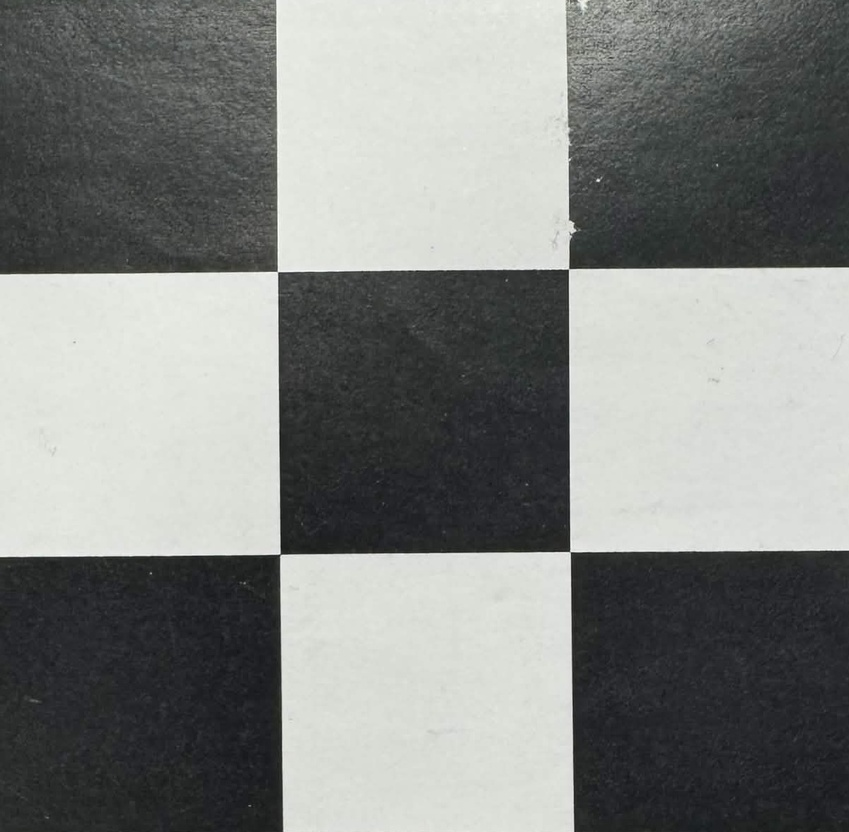
#> input picture IA/myELE610/pictures/checkboard.jpg, 849 x 832 px, shrunk from 1200 x 1176 before the run
$ python sobelDemo.py   (older library calls are emulated)
#> lines starting #> are read from the running program, lines starting #| are printed output that depends on the picture
import cv2
import numpy as np

# Load image
img = cv2.imread('pictures/checkboard.jpg', cv2.IMREAD_GRAYSCALE)
#> img: shape (832, 849); min 17, max 255, mean 130.9

# If image is null
if img is None:
    raise ValueError('Cannot read the image')
# Blur to reduce background noice
blurred  = cv2.GaussianBlur(img, (3,3), 0)

# calculates gradients cv2.sobel(bilde, ddepth, dx, dy, kernel size
# The ddepth needs to be a CV_64F because a change from black to white hives a negaive value wich uint8 cant do
sobel_x = cv2.Sobel(blurred, cv2.CV_64F, 1, 0, ksize=3)
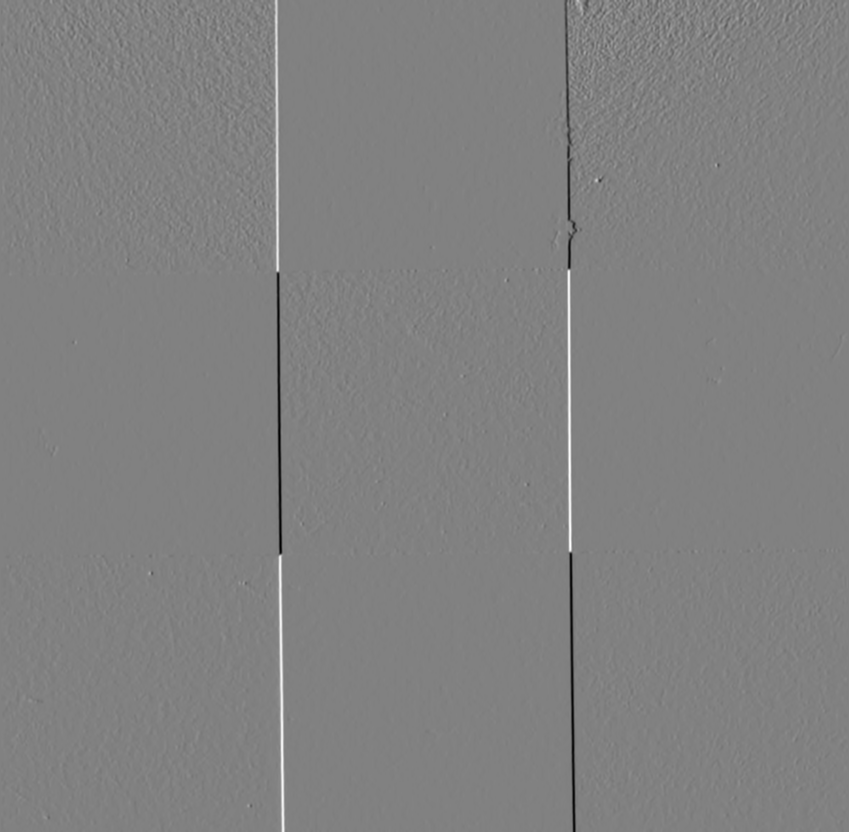
#> sobel_x: shape (832, 849) float64; min -599, max 584, mean 0; drawn with min black and max white
sobel_y = cv2.Sobel(blurred, cv2.CV_64F, 0, 1, ksize=3)
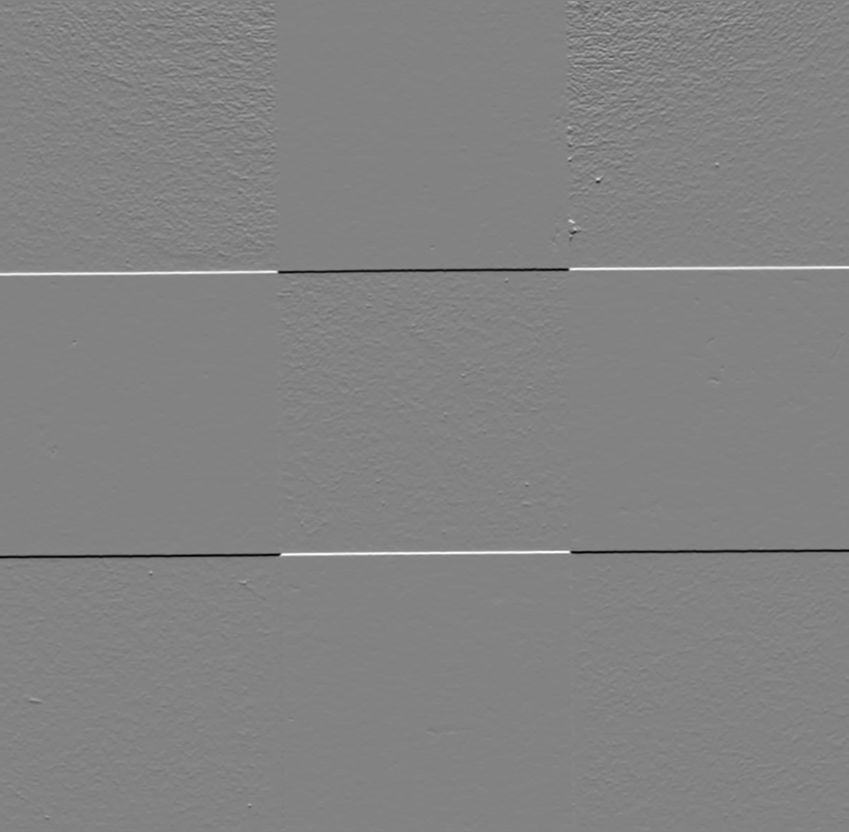
#> sobel_y: shape (832, 849) float64; min -602, max 571, mean -0.5; drawn with min black and max white

# convert back to uint8
abs_sobel_x = cv2.convertScaleAbs(sobel_x)
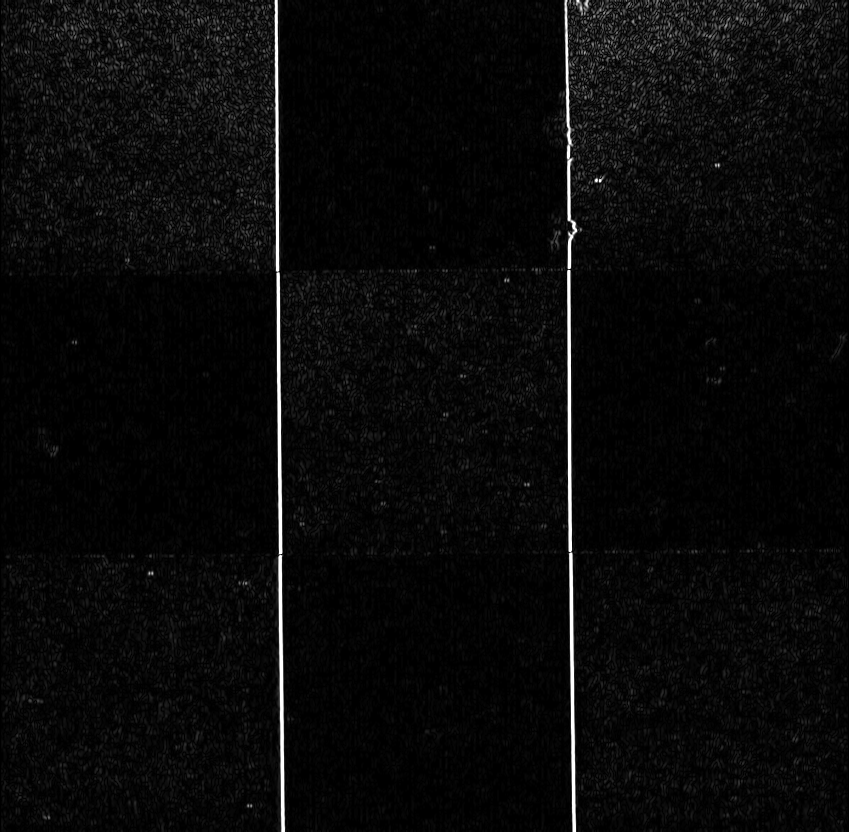
#> abs_sobel_x: shape (832, 849); min 0, max 255, mean 9.4
abs_sobel_y = cv2.convertScaleAbs(sobel_y)
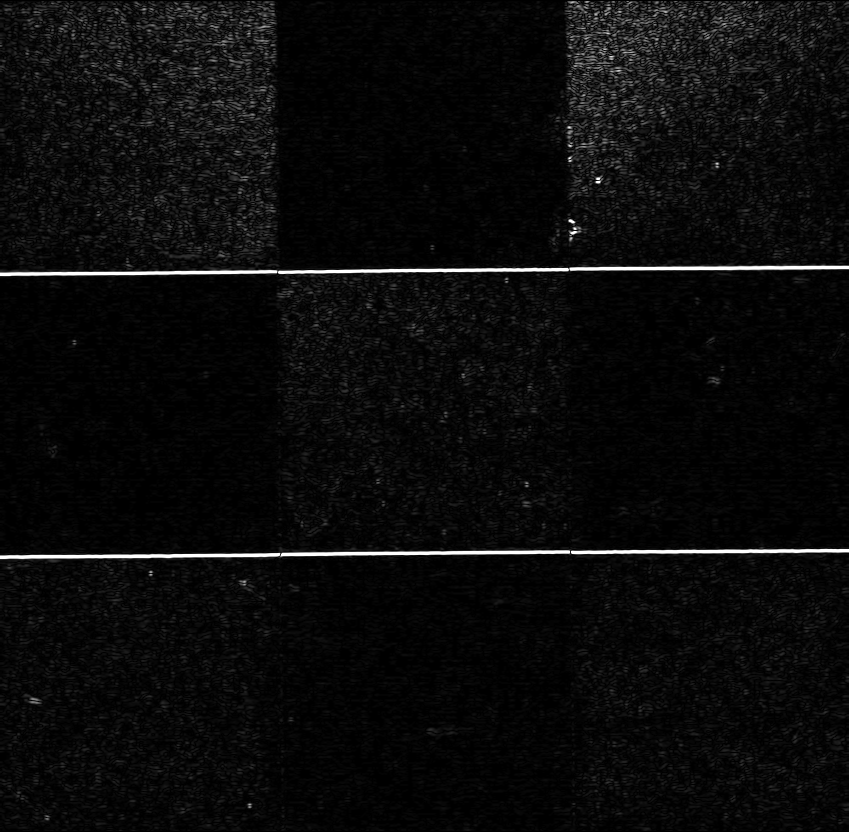
#> abs_sobel_y: shape (832, 849); min 0, max 255, mean 10.6

sobel_combined = cv2.addWeighted(abs_sobel_x, 0.5, abs_sobel_y, 0.5, 0)
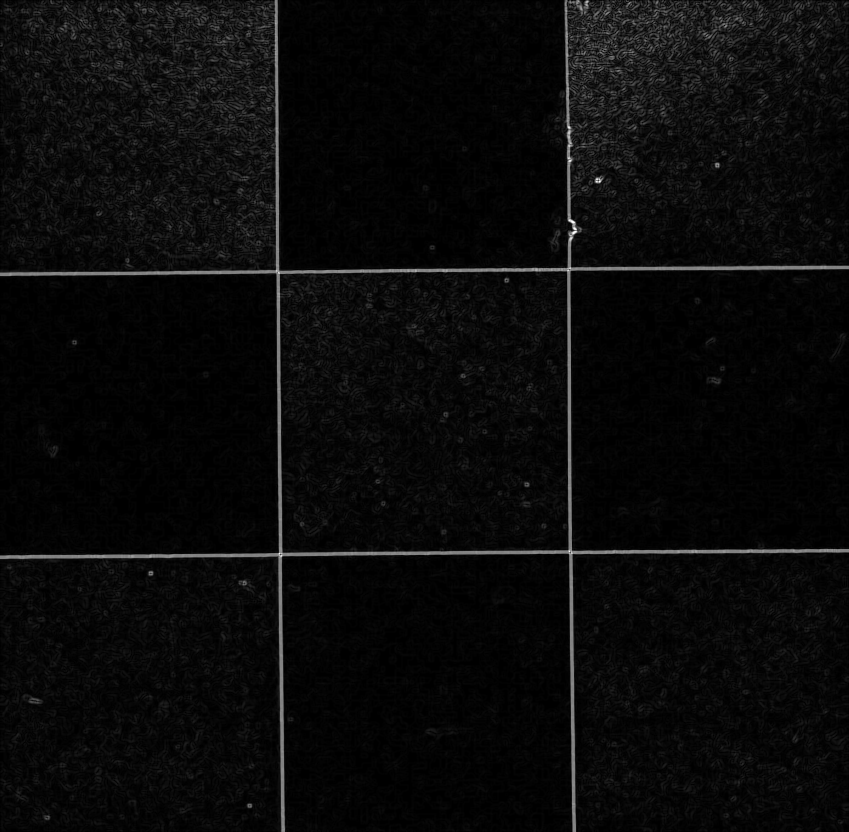
#> sobel_combined: shape (832, 849); min 0, max 255, mean 10
cv2.imshow('Test',sobel_combined)
cv2.waitKey(0)
cv2.destroyAllWindows()
